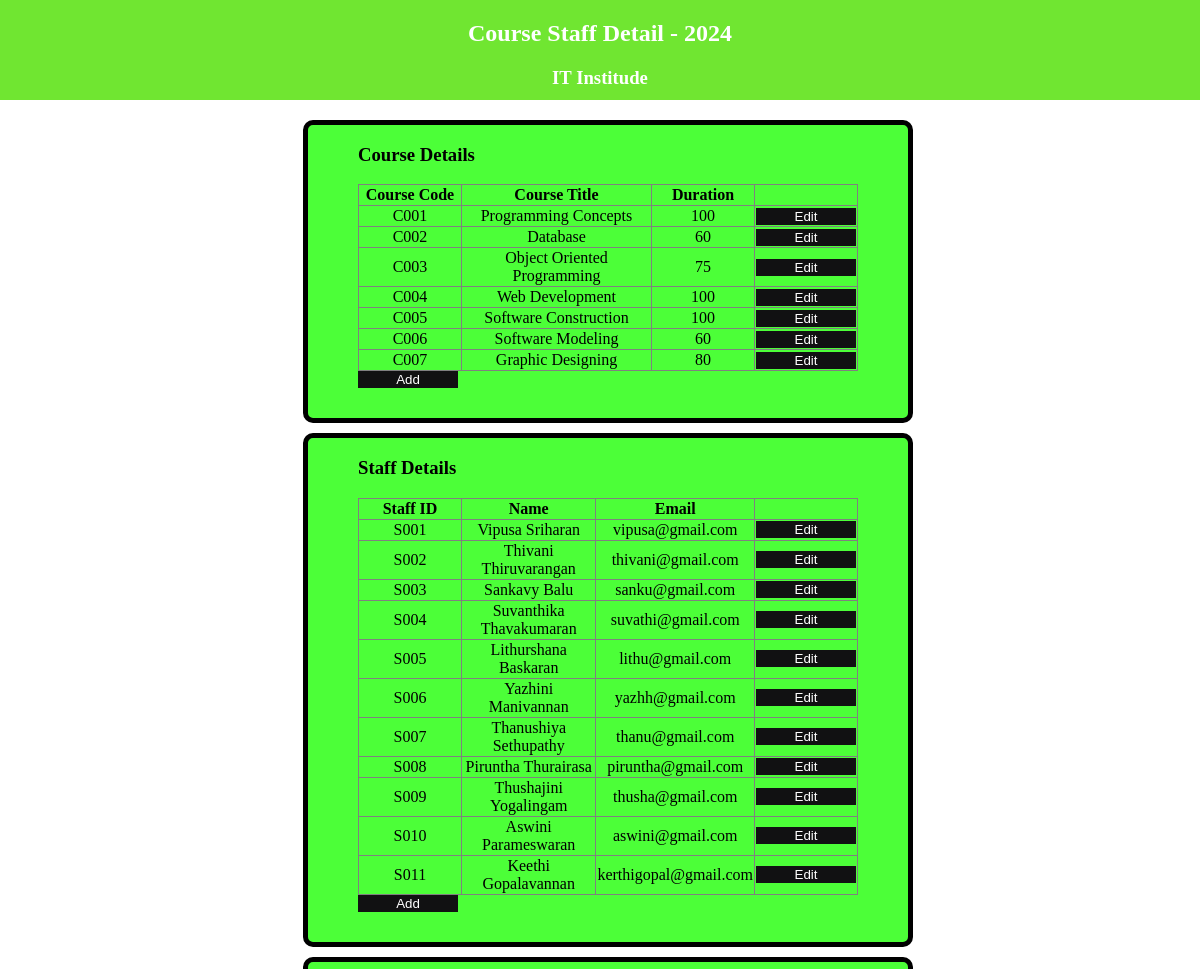
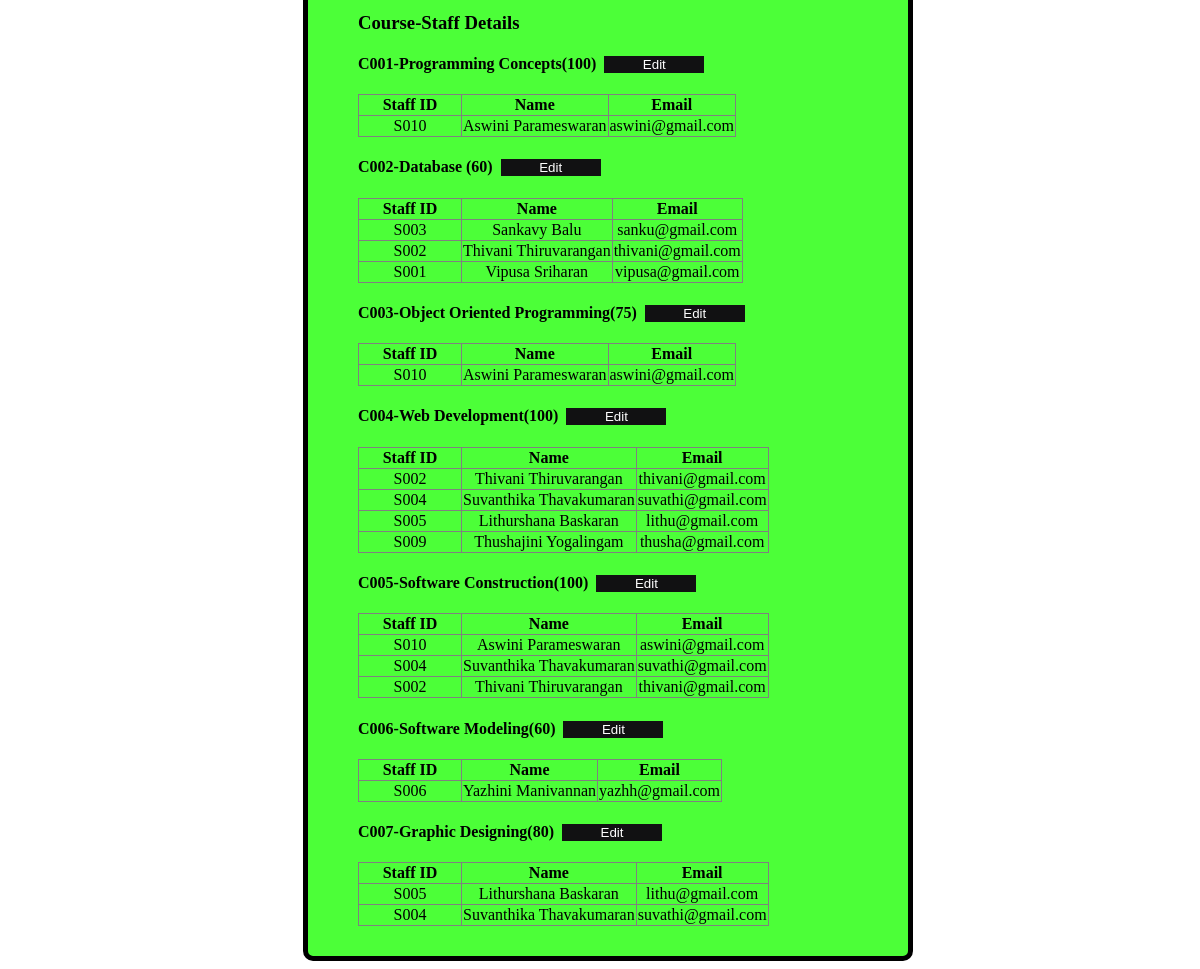
The page / on the database its author committed (2 pictures, top to bottom).
### tables this page shows
CREATE TABLE `course` (
  `cid` varchar(4) NOT NULL,
  `title` varchar(50) NOT NULL,
  `hours` int(11) NOT NULL,
  `id` int(11) NOT NULL
);

CREATE TABLE `staff` (
  `sid` varchar(4) NOT NULL,
  `name` varchar(30) NOT NULL,
  `email` varchar(50) NOT NULL,
  `id` int(11) NOT NULL
);

### conduct.php (the view, shortened to what this page needs)
<h3>Course-Staff Details</h3>
<?php
include "config.php";
$sqltocourse = "SELECT * FROM `course` ";
$resultcourse = $conn->query($sqltocourse);
if($resultcourse->num_rows > 0){
    while( $rowcourse = $resultcourse->fetch_assoc()){
        ?>
        <h4><?php echo$rowcourse['cid']?>-<?php echo $rowcourse['title']?>(<?php echo$rowcourse['hours']?>) &nbsp;<button><a href="conductedit.php?cid=<?php echo$rowcourse['cid']?>">Edit</a></button></h4>
        <?php
        $sqltoconductstaff = "SELECT `staff`.`sid`, `staff`.`name`, `staff`.`email` FROM `conduct`
                      INNER JOIN `staff` ON `conduct`.`sid` = `staff`.`sid`
                      WHERE `conduct`.`cid` = '".$rowcourse['cid']."'";
        $resultstaff = $conn->query($sqltoconductstaff);
        if($resultstaff->num_rows > 0){
            echo "<table border='1' ><tr><th>Staff ID</th><th>Name</th><th>Email</th><tr>";
            while($rowstaff = $resultstaff->fetch_assoc()){
                ?>
                <tr>
                    <td><?php echo $rowstaff['sid']?></td>
                    <td><?php echo $rowstaff['name']?></td>
                    <td><?php echo $rowstaff['email']?></td>
                </tr>
                <?php
            }
            echo "</table>";
        }
    }
}
?>

### home.php (shortened to what this page needs)
<html>
    <head>
        <link href="styles.css" rel="stylesheet">
    </head>
    <body>
    <header>
        <h2>Course Staff Detail - 2024</h2>
        <h3>IT Institude</h3>
    </header>
    </body>
</html>

### index.php (shortened to what this page needs)
<?php include "home.php"; ?>
<!DOCTYPE html>
<html lang="en">
<head>
</head>
<body>
    <main>
    <section>
            <?Php include ("course.php"); ?>
        </section>
        <section>
            <?Php include ("staff.php"); ?>
        </section>
        <section>
            <?Php include ("conduct.php"); ?>
        </section>
    </main>
</body>
</html>

### course.php (shortened to what this page needs)
<h3>Course Details</h3>
<table border=1>
    <tr>
        <th>Course Code</th>
        <th>Course Title</th>
        <th>Duration</th>
        <th></th>
    </tr>
<?php
include "config.php";
$sqltocourse = "SELECT * FROM `course` ";
$result = $conn->query($sqltocourse);
if($result->num_rows > 0){
    while($row = $result->fetch_assoc()){
        ?>
        <tr>
            <td><?php echo $row['cid'] ?></td>
            <td><?php echo $row['title'] ?></td>
            <td><?php echo $row['hours'] ?></td>
            <td><button><a href="updatecourse.php?cid=<?php echo $row['cid'] ?>">Edit</a></button></td>
        </tr>
        <?php
    }
}
?>
</table>
    <button onclick="window.location='addcourse.php'"> Add </button>

### staff.php (shortened to what this page needs)
<h3>Staff Details</h3>
<table border=1>
    <tr>
        <th>Staff ID</th>
        <th>Name</th>
        <th>Email</th>
        <th></th>
    </tr>
<?php
include "config.php";
$sqltostaff = "SELECT * FROM `staff` ";
$result = $conn->query($sqltostaff);
if($result->num_rows > 0){
    while($row = $result->fetch_assoc()){
        ?>
        <tr>
            <td><?php echo $row['sid'] ?></td>
            <td><?php echo $row['name'] ?></td>
            <td><?php echo $row['email'] ?></td>
            <td><button><a href="updatestaff.php?sid=<?php echo $row['sid'] ?>">Edit</a></button></td>
        </tr>
        <?php
    }
}
?>
</table>
    <button onclick="window.location='addstaff.php'"> Add </button>

### styles.css (style rules this page uses)
body { width: 100vw; }
header { background-color: rgb(112, 230, 49); position: absolute; width: 100vw; height: 100px; top:0; left:0; color: white; }
header h2, header h3 { text-align: center; }
main { width: 100vw; margin-top: 110px; display: flex; justify-content: center; align-items: center; flex-direction: column; }
section { background-color: #4cff38; width: 500px; margin-top: 10px; padding: 0 50px 30px 50px; border-radius: 10px; border:5px solid black; }
table { border-collapse:collapse; }
td { min-width: 100px; text-align: center; }
button,[type='submit'] { background-color: rgb(17, 17, 18); border: none; width:100px; color: white; }
a { color: white; text-decoration: none; cursor:default; }

### rows shown on the page
course: cid "C001", title "Programming Concepts", hours "100"
course: cid "C002", title "Database", hours "60"
course: cid "C003", title "Object Oriented Programming", hours "75"
course: cid "C004", title "Web Development", hours "100"
course: cid "C005", title "Software Construction", hours "100"
course: cid "C006", title "Software Modeling", hours "60"
course: cid "C007", title "Graphic Designing", hours "80"
staff: sid "S001", name "Vipusa Sriharan", email "vipusa@gmail.com"
staff: sid "S002", name "Thivani Thiruvarangan", email "thivani@gmail.com"
staff: sid "S003", name "Sankavy Balu", email "sanku@gmail.com"
staff: sid "S004", name "Suvanthika Thavakumaran", email "suvathi@gmail.com"
staff: sid "S005", name "Lithurshana Baskaran", email "lithu@gmail.com"
staff: sid "S006", name "Yazhini Manivannan", email "yazhh@gmail.com"
staff: sid "S007", name "Thanushiya Sethupathy", email "thanu@gmail.com"
staff: sid "S008", name "Piruntha Thurairasa", email "piruntha@gmail.com"
staff: sid "S009", name "Thushajini Yogalingam", email "thusha@gmail.com"
staff: sid "S010", name "Aswini Parameswaran", email "aswini@gmail.com"
staff: sid "S011", name "Keethi Gopalavannan", email "kerthigopal@gmail.com"
